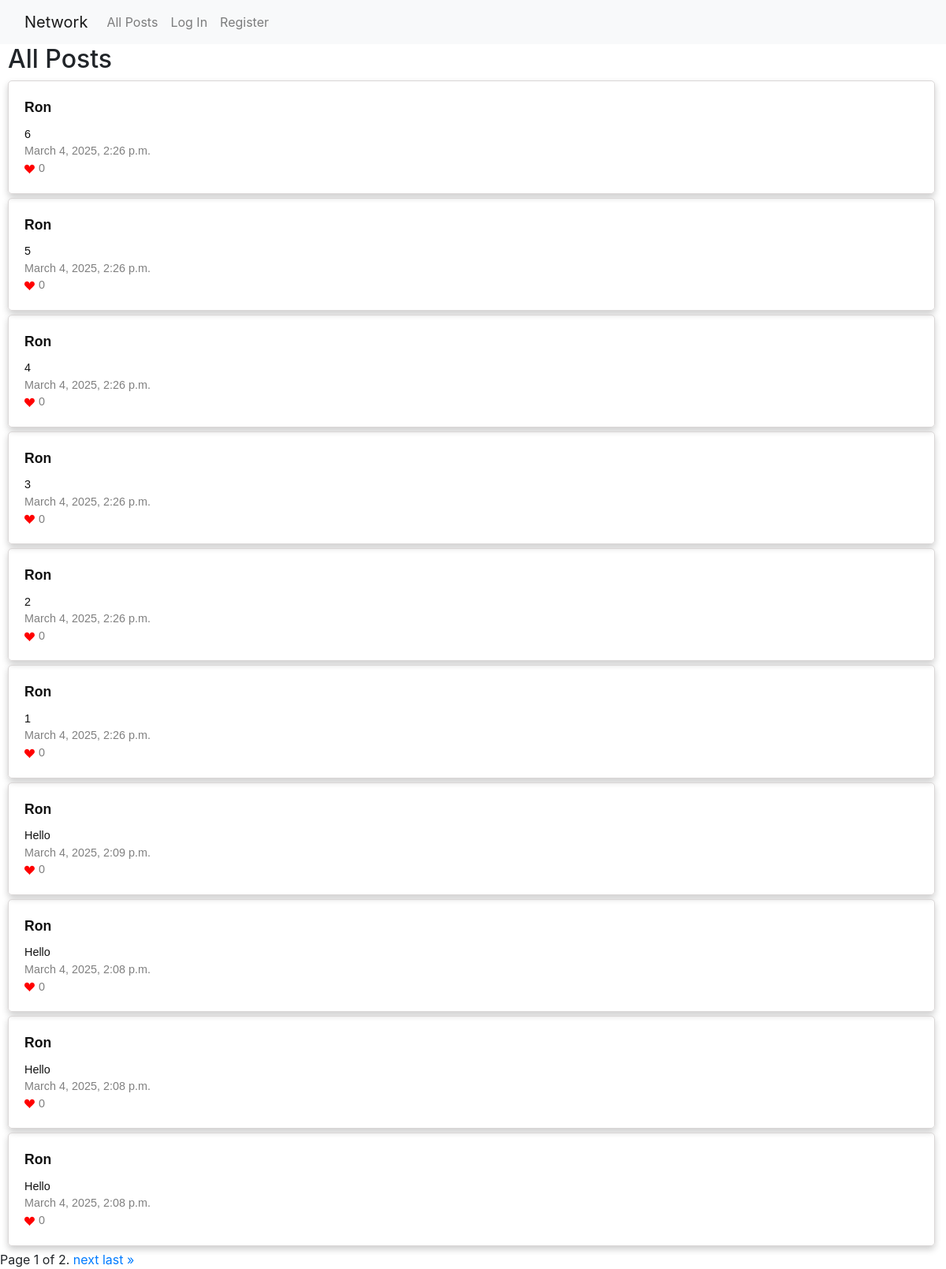
The page / on the database its author committed.
### network/models.py (models this page shows, shortened)
class Posts(models.Model):
    author = models.ForeignKey(User, on_delete=models.CASCADE,related_name='posts')
    content = models.TextField(blank=False)
    likes = models.ManyToManyField(User, related_name='liked_posts', blank=True)
    date_time = models.DateTimeField(auto_now_add=True)

class User(AbstractUser):
    pass
    following = models.ManyToManyField('self', symmetrical=False, related_name='followers', blank=True)

### network/views.py (the view)
# urls.py: path("", views.index, name="index"),
def index(request):
    posts = Posts.objects.all().order_by('-date_time')
    paginator = Paginator(posts, 10) #Show 10 posts per page.
    page_number = request.GET.get('page')
    page_obj = paginator.get_page(page_number)
    return render(request, "network/index.html", {
        'page_obj': page_obj
    })

### network/templates/network/index.html (shortened to what this page needs)
{% extends "network/layout.html" %}
{% block body %}
    <h2 class="header">All Posts</h2>
    {% for post in page_obj %}
        <div class="post">
            <a href="{% url 'profile' user_id=post.author.id %}"><strong>{{ post.author }}</strong></a>
            <p>{{ post.content }}</p>
            <p>{{ post.date_time }}</p>
            <p><svg xmlns="http://www.w3.org/2000/svg" width="16" height="16" fill="currentColor" class="bi bi-suit-heart-fill" viewBox="0 0 16 16">
                <path d="M4 1c2.21 0 4 1.755 4 3.92C8 2.755 9.79 1 12 1s4 1.755 4 3.92c0 3.263-3.234 4.414-7.608 9.608a.513.513 0 0 1-.784 0C3.234 9.334 0 8.183 0 4.92 0 2.755 1.79 1 4 1"/>
              </svg>{{ post.likes.count }}</p>
        </div>
    {% endfor %}
    <div class="pagination">
        <span class="step-links">
            <span class="current">
                Page {{ page_obj.number }} of {{ page_obj.paginator.num_pages }}.
            </span>
            {% if page_obj.has_next %}
                <a href="?page={{ page_obj.next_page_number }}">next</a>
                <a href="?page={{ page_obj.paginator.num_pages }}">last &raquo;</a>
            {% endif %}
        </span>
    </div>
{% endblock %}

### network/static/network/styles.css (style rules this page uses)
.header { margin-left: 10px; }
.post { border: 1px solid #dad7d7; border-radius: 5px; box-sizing: border-box; width: 98%; padding: 20px; margin-left: 10px; margin-bottom: 5px; font-family: Arial, Helvetica, sans-serif; box-shadow: 0 4px 8px 0 rgba(0, 0, 0, 0.2); }
.post p { font-size: 0.9em; color: grey; margin: 0; }
.post p:first-of-type { color: #111111; }
.post svg { color: red; margin-right: 5px; height: 0.9em; width: 0.9em; }
.post a { display: block; font-size: 0.9em; }
.post a:first-of-type { color: #111111; font-size: 1.1em; margin-bottom: 10px; }

### rows shown on the page
Posts: author "Ron", content "6", date_time "March 4, 2025, 2:26 p.m.", likes.count "0"
Posts: author "Ron", content "5", date_time "March 4, 2025, 2:26 p.m.", likes.count "0"
Posts: author "Ron", content "4", date_time "March 4, 2025, 2:26 p.m.", likes.count "0"
Posts: author "Ron", content "3", date_time "March 4, 2025, 2:26 p.m.", likes.count "0"
Posts: author "Ron", content "2", date_time "March 4, 2025, 2:26 p.m.", likes.count "0"
Posts: author "Ron", content "1", date_time "March 4, 2025, 2:26 p.m.", likes.count "0"
Posts: author "Ron", content "Hello", date_time "March 4, 2025, 2:09 p.m.", likes.count "0"
Posts: author "Ron", content "Hello", date_time "March 4, 2025, 2:08 p.m.", likes.count "0"
Posts: author "Ron", content "Hello", date_time "March 4, 2025, 2:08 p.m.", likes.count "0"
Posts: author "Ron", content "Hello", date_time "March 4, 2025, 2:08 p.m.", likes.count "0"

### other values the page prints
{{ page_obj.number }} "1"
{{ page_obj.paginator.num_pages }} "2"
